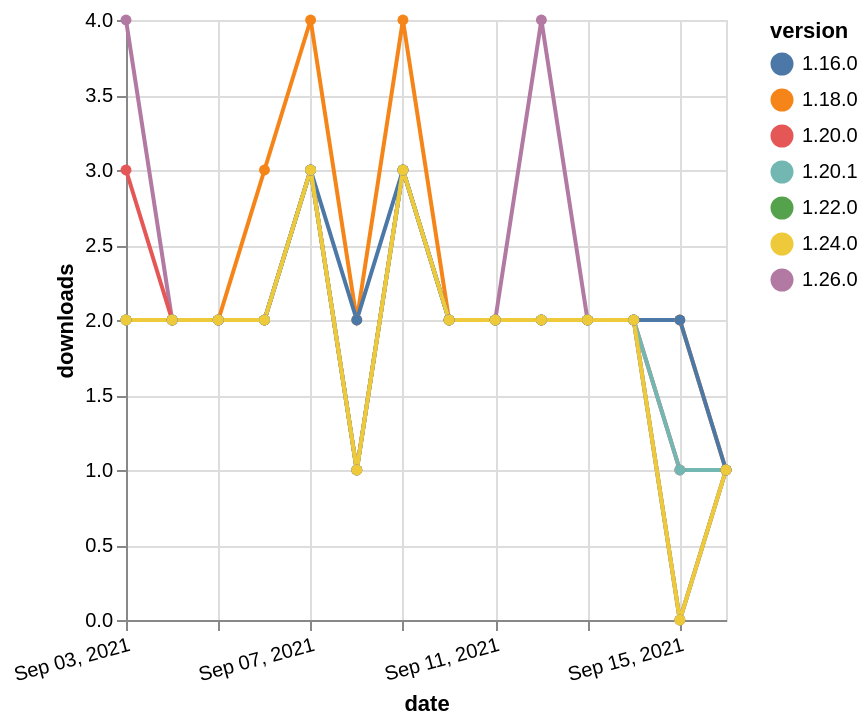

Write a Vega-Lite specification for this figure.
### Vega-Lite specification from a JSON file in a GitHub repository (floating-point values rounded to 4 significant figures)
{"$schema": "https://vega.github.io/schema/vega-lite/v5.json", "description": "A simple bar chart with embedded data.", "data": {"values": [{"date": "2021-09-03", "total": 2569, "delta": 2, "version": "1.18.0"}, {"date": "2021-09-04", "total": 2571, "delta": 2, "version": "1.18.0"}, {"date": "2021-09-05", "total": 2573, "delta": 2, "version": "1.18.0"}, {"date": "2021-09-06", "total": 2576, "delta": 3, "version": "1.18.0"}, {"date": "2021-09-07", "total": 2580, "delta": 4, "version": "1.18.0"}, {"date": "2021-09-08", "total": 2582, "delta": 2, "version": "1.18.0"}, {"date": "2021-09-09", "total": 2586, "delta": 4, "version": "1.18.0"}, {"date": "2021-09-10", "total": 2588, "delta": 2, "version": "1.18.0"}, {"date": "2021-09-11", "total": 2590, "delta": 2, "version": "1.18.0"}, {"date": "2021-09-12", "total": 2592, "delta": 2, "version": "1.18.0"}, {"date": "2021-09-13", "total": 2594, "delta": 2, "version": "1.18.0"}, {"date": "2021-09-14", "total": 2596, "delta": 2, "version": "1.18.0"}, {"date": "2021-09-15", "total": 2598, "delta": 2, "version": "1.18.0"}, {"date": "2021-09-16", "total": 2599, "delta": 1, "version": "1.18.0"}, {"date": "2021-09-03", "total": 1644, "delta": 2, "version": "1.22.0"}, {"date": "2021-09-04", "total": 1646, "delta": 2, "version": "1.22.0"}, {"date": "2021-09-05", "total": 1648, "delta": 2, "version": "1.22.0"}, {"date": "2021-09-06", "total": 1650, "delta": 2, "version": "1.22.0"}, {"date": "2021-09-07", "total": 1653, "delta": 3, "version": "1.22.0"}, {"date": "2021-09-08", "total": 1654, "delta": 1, "version": "1.22.0"}, {"date": "2021-09-09", "total": 1657, "delta": 3, "version": "1.22.0"}, {"date": "2021-09-10", "total": 1659, "delta": 2, "version": "1.22.0"}, {"date": "2021-09-11", "total": 1661, "delta": 2, "version": "1.22.0"}, {"date": "2021-09-12", "total": 1663, "delta": 2, "version": "1.22.0"}, {"date": "2021-09-13", "total": 1665, "delta": 2, "version": "1.22.0"}, {"date": "2021-09-14", "total": 1667, "delta": 2, "version": "1.22.0"}, {"date": "2021-09-15", "total": 1667, "delta": 0, "version": "1.22.0"}, {"date": "2021-09-16", "total": 1668, "delta": 1, "version": "1.22.0"}, {"date": "2021-09-03", "total": 1016, "delta": 4, "version": "1.26.0"}, {"date": "2021-09-04", "total": 1018, "delta": 2, "version": "1.26.0"}, {"date": "2021-09-05", "total": 1020, "delta": 2, "version": "1.26.0"}, {"date": "2021-09-06", "total": 1022, "delta": 2, "version": "1.26.0"}, {"date": "2021-09-07", "total": 1025, "delta": 3, "version": "1.26.0"}, {"date": "2021-09-08", "total": 1026, "delta": 1, "version": "1.26.0"}, {"date": "2021-09-09", "total": 1029, "delta": 3, "version": "1.26.0"}, {"date": "2021-09-10", "total": 1031, "delta": 2, "version": "1.26.0"}, {"date": "2021-09-11", "total": 1033, "delta": 2, "version": "1.26.0"}, {"date": "2021-09-12", "total": 1037, "delta": 4, "version": "1.26.0"}, {"date": "2021-09-13", "total": 1039, "delta": 2, "version": "1.26.0"}, {"date": "2021-09-14", "total": 1041, "delta": 2, "version": "1.26.0"}, {"date": "2021-09-15", "total": 1041, "delta": 0, "version": "1.26.0"}, {"date": "2021-09-16", "total": 1042, "delta": 1, "version": "1.26.0"}, {"date": "2021-09-03", "total": 2044, "delta": 3, "version": "1.20.0"}, {"date": "2021-09-04", "total": 2046, "delta": 2, "version": "1.20.0"}, {"date": "2021-09-05", "total": 2048, "delta": 2, "version": "1.20.0"}, {"date": "2021-09-06", "total": 2050, "delta": 2, "version": "1.20.0"}, {"date": "2021-09-07", "total": 2053, "delta": 3, "version": "1.20.0"}, {"date": "2021-09-08", "total": 2054, "delta": 1, "version": "1.20.0"}, {"date": "2021-09-09", "total": 2057, "delta": 3, "version": "1.20.0"}, {"date": "2021-09-10", "total": 2059, "delta": 2, "version": "1.20.0"}, {"date": "2021-09-11", "total": 2061, "delta": 2, "version": "1.20.0"}, {"date": "2021-09-12", "total": 2063, "delta": 2, "version": "1.20.0"}, {"date": "2021-09-13", "total": 2065, "delta": 2, "version": "1.20.0"}, {"date": "2021-09-14", "total": 2067, "delta": 2, "version": "1.20.0"}, {"date": "2021-09-15", "total": 2068, "delta": 1, "version": "1.20.0"}, {"date": "2021-09-16", "total": 2069, "delta": 1, "version": "1.20.0"}, {"date": "2021-09-03", "total": 2429, "delta": 2, "version": "1.16.0"}, {"date": "2021-09-04", "total": 2431, "delta": 2, "version": "1.16.0"}, {"date": "2021-09-05", "total": 2433, "delta": 2, "version": "1.16.0"}, {"date": "2021-09-06", "total": 2435, "delta": 2, "version": "1.16.0"}, {"date": "2021-09-07", "total": 2438, "delta": 3, "version": "1.16.0"}, {"date": "2021-09-08", "total": 2440, "delta": 2, "version": "1.16.0"}, {"date": "2021-09-09", "total": 2443, "delta": 3, "version": "1.16.0"}, {"date": "2021-09-10", "total": 2445, "delta": 2, "version": "1.16.0"}, {"date": "2021-09-11", "total": 2447, "delta": 2, "version": "1.16.0"}, {"date": "2021-09-12", "total": 2449, "delta": 2, "version": "1.16.0"}, {"date": "2021-09-13", "total": 2451, "delta": 2, "version": "1.16.0"}, {"date": "2021-09-14", "total": 2453, "delta": 2, "version": "1.16.0"}, {"date": "2021-09-15", "total": 2455, "delta": 2, "version": "1.16.0"}, {"date": "2021-09-16", "total": 2456, "delta": 1, "version": "1.16.0"}, {"date": "2021-09-03", "total": 1962, "delta": 2, "version": "1.20.1"}, {"date": "2021-09-04", "total": 1964, "delta": 2, "version": "1.20.1"}, {"date": "2021-09-05", "total": 1966, "delta": 2, "version": "1.20.1"}, {"date": "2021-09-06", "total": 1968, "delta": 2, "version": "1.20.1"}, {"date": "2021-09-07", "total": 1971, "delta": 3, "version": "1.20.1"}, {"date": "2021-09-08", "total": 1972, "delta": 1, "version": "1.20.1"}, {"date": "2021-09-09", "total": 1975, "delta": 3, "version": "1.20.1"}, {"date": "2021-09-10", "total": 1977, "delta": 2, "version": "1.20.1"}, {"date": "2021-09-11", "total": 1979, "delta": 2, "version": "1.20.1"}, {"date": "2021-09-12", "total": 1981, "delta": 2, "version": "1.20.1"}, {"date": "2021-09-13", "total": 1983, "delta": 2, "version": "1.20.1"}, {"date": "2021-09-14", "total": 1985, "delta": 2, "version": "1.20.1"}, {"date": "2021-09-15", "total": 1986, "delta": 1, "version": "1.20.1"}, {"date": "2021-09-16", "total": 1987, "delta": 1, "version": "1.20.1"}, {"date": "2021-09-03", "total": 1470, "delta": 2, "version": "1.24.0"}, {"date": "2021-09-04", "total": 1472, "delta": 2, "version": "1.24.0"}, {"date": "2021-09-05", "total": 1474, "delta": 2, "version": "1.24.0"}, {"date": "2021-09-06", "total": 1476, "delta": 2, "version": "1.24.0"}, {"date": "2021-09-07", "total": 1479, "delta": 3, "version": "1.24.0"}, {"date": "2021-09-08", "total": 1480, "delta": 1, "version": "1.24.0"}, {"date": "2021-09-09", "total": 1483, "delta": 3, "version": "1.24.0"}, {"date": "2021-09-10", "total": 1485, "delta": 2, "version": "1.24.0"}, {"date": "2021-09-11", "total": 1487, "delta": 2, "version": "1.24.0"}, {"date": "2021-09-12", "total": 1489, "delta": 2, "version": "1.24.0"}, {"date": "2021-09-13", "total": 1491, "delta": 2, "version": "1.24.0"}, {"date": "2021-09-14", "total": 1493, "delta": 2, "version": "1.24.0"}, {"date": "2021-09-15", "total": 1493, "delta": 0, "version": "1.24.0"}, {"date": "2021-09-16", "total": 1494, "delta": 1, "version": "1.24.0"}]}, "width": "container", "mark": {"type": "line", "point": {"filled": true}}, "encoding": {"x": {"field": "date", "type": "temporal", "timeUnit": "yearmonthdate", "title": "date", "axis": {"labelAngle": -15}}, "y": {"field": "delta", "type": "quantitative", "title": "downloads"}, "color": {"field": "version", "type": "nominal"}, "tooltip": {"field": "delta"}}}
